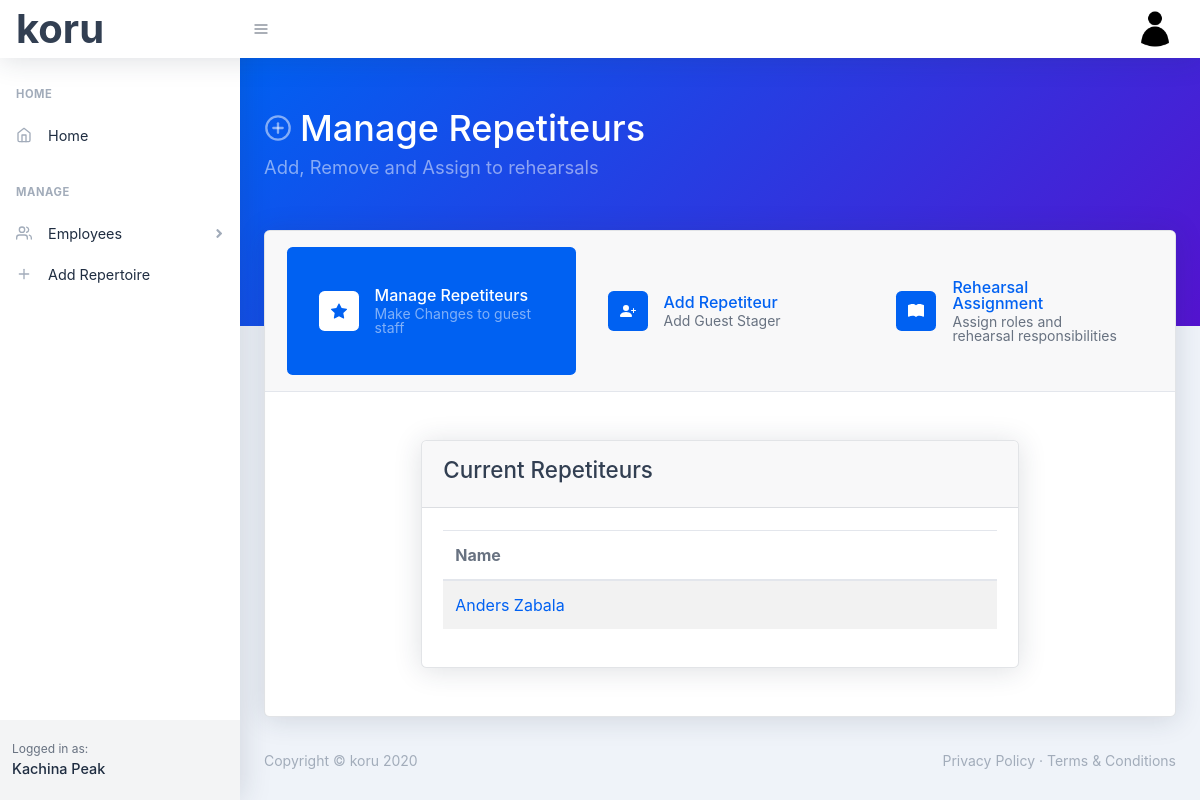
Page /manage-repetiteurs (signed in) on the committed database.
### koru/models.py (models this page shows, shortened)
class User(db.Model, UserMixin):
    id = db.Column(db.Integer, primary_key=True)
    first_name = db.Column(db.String(30), nullable=False)
    last_name = db.Column(db.String(30), nullable=False)
    company_name = db.Column(db.String(60), nullable=False)
    email = db.Column(db.String(60), unique=True, nullable=False)
    image_file = db.Column(db.String(20), nullable=False, default='default.png')
    password = db.Column(db.String(60), nullable=False)
    dancers = db.relationship('Dancer', backref='company', lazy=True)
    balletmasters= db.relationship('BalletMaster', backref='company', lazy=True)
    accompanists = db.relationship('Accompanist', backref='company', lazy=True)
    repetiteurs = db.relationship('Repetiteur', backref='company', lazy=True)

class Repetiteur(db.Model):
    id = db.Column(db.Integer, primary_key=True)
    first_name = db.Column(db.String(30), nullable=False)
    last_name = db.Column(db.String(30), nullable=False)
    gender = db.Column(db.String(20), nullable=False)
    user_id = db.Column(db.Integer, db.ForeignKey('user.id'), nullable=False)

### koru/repetiteurs/routes.py (the view)
@repetiteurs.route('/manage-repetiteurs', methods=['GET', 'POST'])
@login_required
def manage_repetiteurs():
    repetiteurs = Repetiteur.query.filter_by(company=current_user).all()
    return render_template('/manage-repetiteurs.html', title='Repetiteurs', manageActive='active', repetiteurs=repetiteurs)

### koru/models.py (called while the page is built)
@login_manager.user_loader
def load_user(user_id):
    return User.query.get(int(user_id))

### koru/templates/manage-repetiteurs.html
{% extends "manageRepetiteurLayout.html" %}
{% block repetiteurbody %}
<div class=" py-5 " >
    <div class="row justify-content-center">
        <div class="col-xxl-10 col-xl-8 col-sm-12">
            <div class="card">
                <div class="card-header"><h2>Current Repetiteurs</h2></div>
                <div class="card-body">
                    <table class="table table-striped table-responsive-sm table-responsive-md">
                        <thead>
                            <tr>
                                <th scope="col">Name</th>
                            </tr>
                        </thead>
                        <tbody>
                            {% for person in repetiteurs %}
                                <tr>
                                    <td> <a href="{{ url_for('repetiteurs.repetiteur', repetiteur_id=person.id) }}"> {{person.first_name}} {{ person.last_name }}</a></td>
                                </tr>
                            {% endfor %}
                        </tbody>
                    </table>
                </div>
            </div>
        </div>
    </div>
</div>
{% endblock %}

### koru/templates/layout.html (shortened to what this page needs)
<!DOCTYPE html>
<html lang="en">
    <head>
        <link href="../static/css/styles.css" rel="stylesheet" />
        <link href="https://cdn.datatables.net/1.10.21/css/jquery.dataTables.min.css" type="text/css" rel="stylesheet" />
    </head>
    <body class="nav-fixed">
        <nav class="topnav navbar navbar-expand shadow navbar-light bg-white" id="sidenavAccordion">
            <a class="navbar-brand" style="font-size: 40px;" href="{{ url_for('main.index') }}">koru</a>
            <button class="btn btn-icon btn-transparent-dark order-1 order-lg-0 mr-lg-2" id="sidebarToggle" href="#"><i data-feather="menu"></i></button>
            <ul class="navbar-nav align-items-center ml-auto">
                {% if current_user.is_authenticated %}
                <li class="nav-item dropdown no-caret mr-2 dropdown-user">
                    <a class="btn btn-icon btn-transparent-dark dropdown-toggle" id="navbarDropdownUserImage" href="javascript:void(0);" role="button" data-toggle="dropdown" aria-haspopup="true" aria-expanded="false"><img class="img-fluid" src="../static/images/profile_pics/{{ current_user.image_file }}" /></a>
                </li>
                {% else %}
                <a class="nav-link" href="{{ url_for('users.register') }}">Register</a>
                <a class="nav-link" href="{{ url_for('users.login') }}">Login</a>
                {% endif %}
            </ul>
        </nav>
        <div id="layoutSidenav">
            <div id="layoutSidenav_nav">
                <nav class="sidenav shadow-right sidenav-light">
                    <div class="sidenav-menu">
                        <div class="nav accordion" id="accordionSidenav">
                            <div class="sidenav-menu-heading">Home</div>
                            <a class="nav-link" href="{{ url_for('main.index') }}">
                                <div class="nav-link-icon"><i data-feather="home"></i></div>
                                Home
                            </a>
                            <div class="sidenav-menu-heading">Manage</div>
                            <a class="nav-link collapsed" href="javascript:void(0);" data-toggle="collapse" data-target="#collapseDashboards" aria-expanded="false" aria-controls="collapseDashboards">
                                <div class="nav-link-icon"><i data-feather="users"></i></div>
                                Employees
                                <div class="sidenav-collapse-arrow"><i class="fas fa-angle-down"></i></div>
                            </a>
                            <a class="nav-link" href="charts.html">
                                <div class="nav-link-icon"><i data-feather="plus"></i></div>
                                Add Repertoire
                            </a>
                        </div>
                    </div>
                    <div class="sidenav-footer">
                        <div class="sidenav-footer-content">
                            <div class="sidenav-footer-subtitle">Logged in as:</div>
                            <div class="sidenav-footer-title">{{ current_user.company_name }}</div>
                        </div>
                    </div>
                </nav>
            </div>
            <div id="layoutSidenav_content">
                <main>
                    {% block header %} {% endblock %}
                        {% block main %} {% endblock %}
                </main>
                <footer class="footer mt-auto footer-light">
                    <div class="container-fluid">
                        <div class="row">
                            <div class="col-md-6 small">Copyright &copy; koru 2020</div>
                            <div class="col-md-6 text-md-right small">
                                <a href="#!">Privacy Policy</a>
                                &middot;
                                <a href="#!">Terms &amp; Conditions</a>
                            </div>
                        </div>
                    </div>
                </footer>
            </div>
        </div>
    </body>
</html>

### rows in the picture
User: image_file (placeholder picture), company_name "Kachina Peak"
Repetiteur: first_name "Anders", last_name "Zabala"
